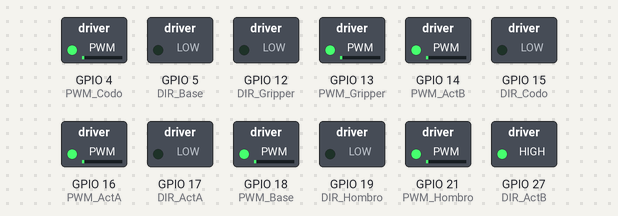
A sketch run on a simulated ESP32. Shown: switched loads named in the sketch (green lamp = pin HIGH). Nothing arrives over Bluetooth unless stated; what the sketch prints to the serial monitor is not drawn.

Above: at 0.2 s.
Timing chart, 0 to 1.7 s (numbered marks = the images above):
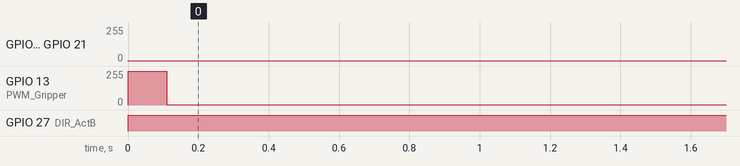

Measured:
- by itself, GPIO 4 (PWM_Codo), GPIO 14 (PWM_ActB), GPIO 16 (PWM_ActA), GPIO 18 (PWM_Base), GPIO 21 (PWM_Hombro): 0/255 → 1/255 at 0.00 s
- by itself, GPIO 13 (PWM_Gripper): 0/255 → 255/255 at 0.00 s, → 1/255 0.11 s later
- by itself, GPIO 27 (DIR_ActB): LOW → HIGH at 0.00 s

The sketch:

Scorebot_PS4_Noche_ITAM.ino
```cpp
#include <PS4Controller.h>
//enc codo 0-1000
//enc hombro 0-680
//enc base 0-1640
//-------920
#define Enc_Base_A 25
#define Enc_Base_B 26
#define Limit_Base 23
#define PWM_Base 18
#define DIR_Base 5

#define Enc_Hombro_A 27
#define Enc_Hombro_B 14
#define Limit_Hombro 33
#define PWM_Hombro 21
#define DIR_Hombro 19

#define Enc_Codo_A 12
#define Enc_Codo_B 13
#define Limit_Codo 32
#define PWM_Codo 4
#define DIR_Codo 15

#define PWM_ActA 16
#define DIR_ActA 17

#define PWM_ActB 14
#define DIR_ActB 27

#define PWM_Gripper 13
#define DIR_Gripper 12

#define Base_redux 0.187920
#define Hombro_redux 0.234924

volatile long Current_Base = 0.0;
volatile long base_pulses = 0;

volatile long Current_Hombro = 0.0;
volatile long hombro_pulses = 0;

volatile long Current_Codo = 0.0;
volatile long codo_pulses = 0;

const int frecuencia = 9600;
const int canal_L = 4;
const int resolucion = 8;
volatile bool flag = false;

volatile int Eje_LY = 127;
volatile int Eje_LX = 127;
volatile int Eje_RY = 127;
volatile int Eje_RX = 127;
volatile int Eje_IRX = 127;
volatile int Trigg_Izq = 127;
volatile int Trigg_Der = 127;
volatile int Bump_Izq = 127;
volatile int Bump_Der = 127;

volatile float degres = 0;
volatile float Base_deg = 0;
volatile float Hombro_deg = 0;


void setup() {
  pinMode(PWM_Base, OUTPUT);
  pinMode(PWM_Hombro, OUTPUT);
  pinMode(PWM_Codo, OUTPUT);
  pinMode(PWM_ActA, OUTPUT);
  pinMode(PWM_ActB, OUTPUT);
  pinMode(PWM_Gripper, OUTPUT);

  pinMode(DIR_Base, OUTPUT);
  pinMode(DIR_Hombro, OUTPUT);
  pinMode(DIR_Codo, OUTPUT);
  pinMode(DIR_ActA, OUTPUT);
  pinMode(DIR_ActB, OUTPUT);
  pinMode(DIR_Gripper, OUTPUT);

  Serial.begin(115200);

  ledcAttach(PWM_Base, frecuencia, resolucion);
  ledcAttach(PWM_Hombro, frecuencia, resolucion);
  ledcAttach(PWM_Codo, frecuencia, resolucion);
  ledcAttach(PWM_ActA, frecuencia, resolucion);
  ledcAttach(PWM_ActB, frecuencia, resolucion);
  ledcAttach(PWM_Gripper, frecuencia, resolucion);

  //ledcAttach(PWM_ActB, frecuencia, resolucion);

  PS4.begin();
  Serial.println("Ready.");

}

void loop() {
  int bumpers = Bump_Der-Bump_Izq;
  int triggers = Trigg_Der-Trigg_Izq;
  Serial.print("L2\t");
  Serial.print(Bump_Der+Bump_Izq);
  Serial.print("\tR2\t");
  Serial.println(Trigg_Der+Trigg_Izq);
  if (PS4.isConnected()) {
    getAxisData();
    setPower(Eje_LX,PWM_Base,DIR_Base);
    setPower(Eje_LY,PWM_Hombro,DIR_Hombro);
    setPower(Eje_RY,PWM_Codo,DIR_Codo);
    if(PS4.R1() || PS4.L1()){
      setPower(bumpers, PWM_ActA, DIR_ActA);
      setPower(bumpers, PWM_ActB, DIR_ActB);
    }
    else{
      setPower(Eje_RX, PWM_ActA, DIR_ActA);
      setPower(Eje_IRX, PWM_ActB, DIR_ActB);
    }


    setPower(triggers, PWM_Gripper, DIR_Gripper);
    delay(10);
  }
  delay(100);
}

void setPower(int Speed, int motorPWM, int motorDIR){
  int velAux = map(Speed,0,255,-255,255);
  ledcWrite(motorPWM, abs(velAux));
  if (Speed>127){
    digitalWrite(motorDIR, 1);
  }
  else if (Speed<=127){
    digitalWrite(motorDIR, 0);
  }
}

void getAxisData(){
  Eje_LY = PS4.LStickY();
  Eje_LY = map(Eje_LY, -127, 127, 0, 255);
  Eje_LX = PS4.LStickX();
  Eje_LX = map(Eje_LX, -127, 127, 0, 255);
  Eje_RY = PS4.RStickY();
  Eje_RY = map(Eje_RY, -127, 127, 0, 255);
  Eje_RX = PS4.RStickX();
  Eje_RX = map(Eje_RX, -127, 127, 0, 255);
  Eje_IRX = map(Eje_RX, 0, 255, 255, 0);
  Trigg_Der = PS4.R2();
  Trigg_Der = map(Trigg_Der, 0, 1, 127, 255);
  Trigg_Izq = PS4.L2();
  Trigg_Izq = map(Trigg_Izq, 0, 1, 0, 127);
  Bump_Der = PS4.R1();
  Bump_Der = map(Bump_Der, 0, 1, 127, 255);
  Bump_Izq = PS4.L1();
  Bump_Izq = map(Bump_Izq, 0, 1, 0, 127);
}
```
